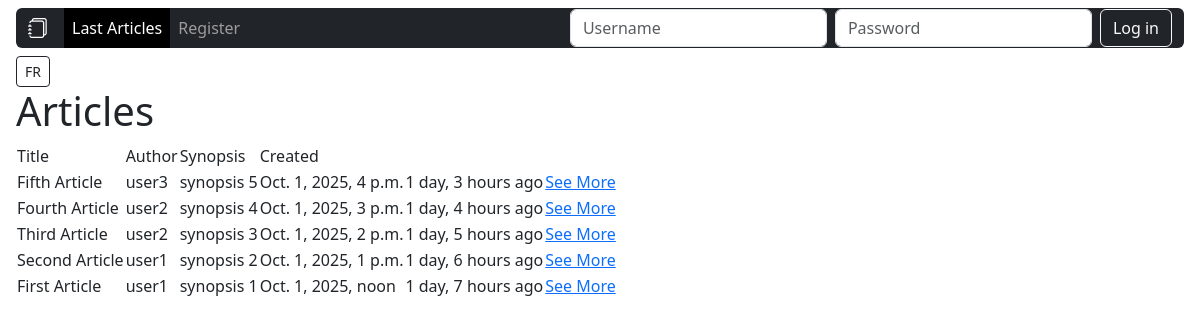
/articles, run on an earlier commit of the app's database.
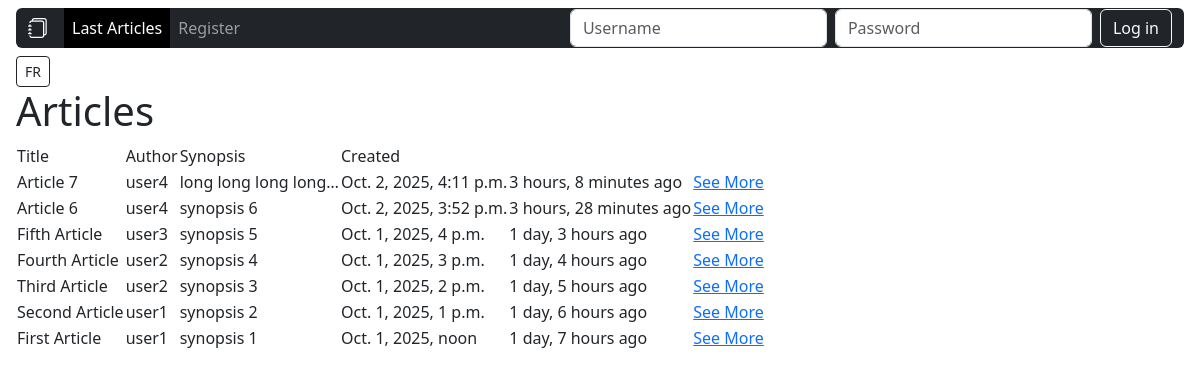
And on a later commit of the database.
### articles/models.py (models this page shows, shortened)
class Article(models.Model):
	title = models.CharField(max_length=64, null=False, blank=False)
	author = models.ForeignKey(settings.AUTH_USER_MODEL, on_delete=models.CASCADE, null=False, blank=False)
	created = models.DateTimeField(auto_now_add=True)
	synopsis = models.CharField(max_length=312, null=False, blank=False)
	content = models.TextField(null=False, blank=False)

### articles/views.py (the view)
# urls.py: path('articles', ArticleListView.as_view(), name="articles"),
class ArticleListView(ListView):
	model = Article
	template_name = "articles.html"
	context_object_name = "articles"
	ordering = ['-created']

### articles/templates/articles.html (shortened to what this page needs)
{% extends "base.html" %}
{% load i18n %}
{% block content %}
<h1>{% trans "Articles" %}</h1>
<table>
	<thead>
		<tr>
			<td>{% trans "Title" %}</td>
			<td>{% trans "Author" %}</td>
			<td>{% trans "Synopsis" %}</td>
			<td>{% trans "Created" %}</td>
		</tr>
	</thead>
	<tbody>
		{% for article in articles %}
			<tr>
				<td>{{ article.title }}</td>
				<td>{{ article.author.username }}</td>
				<td>{{ article.synopsis|truncatechars:20 }}</td>
				<td>{{ article.created }}</td>
				<td>{{ article.created|timesince }} {% trans "ago" %}</td>
				<td><a href="{% url 'details' article.id %}">{% trans "See More" %}</a></td>
			</tr>
		{% endfor %}
	</tbody>
</table>
{% endblock content %}

### articles/templates/base.html (shortened to what this page needs)
<!DOCTYPE html>
<html lang="en">
<head>
	<link href="https://cdn.jsdelivr.net/npm/bootstrap@5.3.2/dist/css/bootstrap.min.css" rel="stylesheet">
	<link rel="stylesheet" href="https://cdn.jsdelivr.net/npm/bootstrap-icons@1.10.5/font/bootstrap-icons.css">
</head>
<body class="px-3">
{% load i18n %}
<nav class="navbar navbar-expand-lg navbar-dark bg-white">
  <div class="container-fluid bg-dark rounded">
	<a class="navbar-brand" href="{% url 'home' %}"><i class="bi bi-journals"></i></a>
	  <ul class="navbar-nav">
		<li class="nav-item">
			<a class="nav-link {% if request.resolver_match.url_name == 'articles' %}bg-black text-white{% endif %}"
				href="{% url 'articles' %}">{% trans " Last Articles" %}</a>
		</li>
		{% if user.is_authenticated %}
		<li class="nav-item">
			<a class="nav-link {% if request.resolver_match.url_name == 'favourites' %}bg-black text-white{% endif %}"
				href="{% url 'favourites' %}">{% trans "Favourites" %}</a>
		</li>
		<li class="nav-item">
			<a class="nav-link {% if request.resolver_match.url_name == 'publications' %}bg-black text-white{% endif %}"
				href="{% url 'publications' %}">{% trans "Publications" %}</a>
		</li>
		{% else %}
		  <li class="nav-item">
				<a class="nav-link {% if request.resolver_match.url_name == 'register' %}bg-black text-white{% endif %}"
				href="{% url 'register' %}">{% trans "Register" %}</a>
		  </li>
		{% endif %}
	  </ul>
	  <ul class="navbar-nav ms-auto">
		{% if user.is_authenticated %}
		  <li class="nav-item">
			<span class="nav-link disabled">{% trans "Logged as" %} {{ user.username }}</span>
		  </li>
		  <li class="nav-item">
			<a class="nav-link" href="{% url 'logout' %}">{% trans "Log out" %}</a>
		  </li>
		{% else %}
		  <li class="nav-item">
			<form method="post" action="{% url 'login' %}" class="d-flex flex-nowrap">
			<input type="text" name="username" class="form-control me-2" placeholder="{% trans 'Username' %}">
			<input type="password" name="password" class="form-control me-2" placeholder="{% trans 'Password' %}">
			<button class="btn btn-outline-light" type="submit" style="white-space: nowrap;">{% trans "Log in" %}</button>
			</form>
		  </li>
		{% endif %}
	  </ul>
	</div>
</nav>
<form action="{% url 'set_language' %}" method="post">
    {% if request.LANGUAGE_CODE == 'en' %}
	<a href="/fr{{ request.get_full_path|slice:'3:' }}" class="btn btn-sm btn-outline-dark text-dark">FR</a>
	{% else %}
	<a href="/en{{ request.get_full_path|slice:'3:' }}" class="btn btn-sm btn-outline-dark text-dark">EN</a>
	{% endif %}
</form>
	{% block content %}{% endblock content %}
</body>
</html>

What changed in the data, as far as the page shows it:
added Article: title "Article 7", author.username "user4", synopsis "long long long long…", created "Oct. 2, 2025, 4:11 p.m.", created "3 hours, 8 minutes"
added Article: title "Article 6", author.username "user4", synopsis "synopsis 6", created "Oct. 2, 2025, 3:52 p.m.", created "3 hours, 28 minutes"
